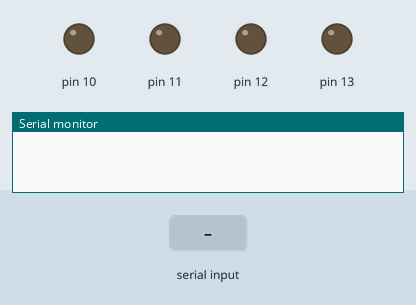
A sketch run on a simulated Arduino Uno, built with avr-gcc and run on an emulated ATmega328P. On the bench: output pins drawn as LEDs (lit = HIGH), the last lines printed to the serial monitor. The test bench sets the inputs (shaded band).

Above: at 1.2 s.
1.3 s: "o" received over Serial
At 2.5 s:
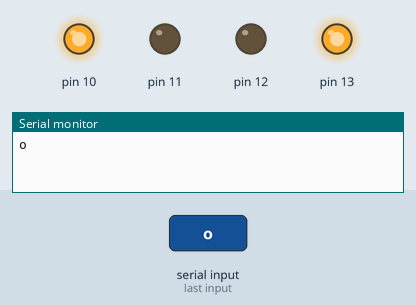
2.8 s: "x" received over Serial
At 3.1 s:
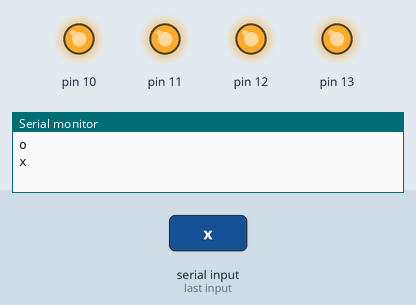
Timing chart, 0 to 5.8 s (numbered marks = the images above; inputs shaded):
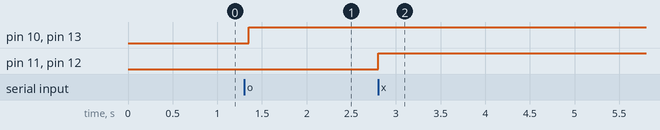

Measured:
- after the input at 1.3 s, pin 10, pin 13: LOW → HIGH after 0.05 s
- after the input at 2.8 s, pin 11, pin 12: LOW → HIGH at once

The sketch:

anix_robot.ino
```cpp
String message; // variabila bluetooth

 // 1 si r stanga si dreapta  x spate si o fata
void setup(){
  pinMode(13,OUTPUT);
  pinMode(12,OUTPUT);
  pinMode(11,OUTPUT);
  pinMode(10,OUTPUT);
  Serial.begin(9600);
}


void loop(){

  while(Serial.available())
  {
    message+=char(Serial.read());//salveaza in variabila
  }
  if(!Serial.available())
  {
    if(message!="")
    {//if data is available
      Serial.println(message); //show the data
      if(message=="o"){
        digitalWrite(10,HIGH);
        digitalWrite(13,HIGH);


      }else if(message=="x"){
        digitalWrite(11,HIGH);
        digitalWrite(12,HIGH);


      }

else if(message=="r"){
        digitalWrite(10,HIGH);


      }

      else if(message=="l"){
        digitalWrite(13,HIGH);


      }


    else if(message=="0")
      {
        digitalWrite(10,LOW);
        digitalWrite(11,LOW);   //protectie
        digitalWrite(12,LOW);
        digitalWrite(13,LOW);
      }


      message=""; //clear the data
    }
  }
  delay(50); //delay


}
```
